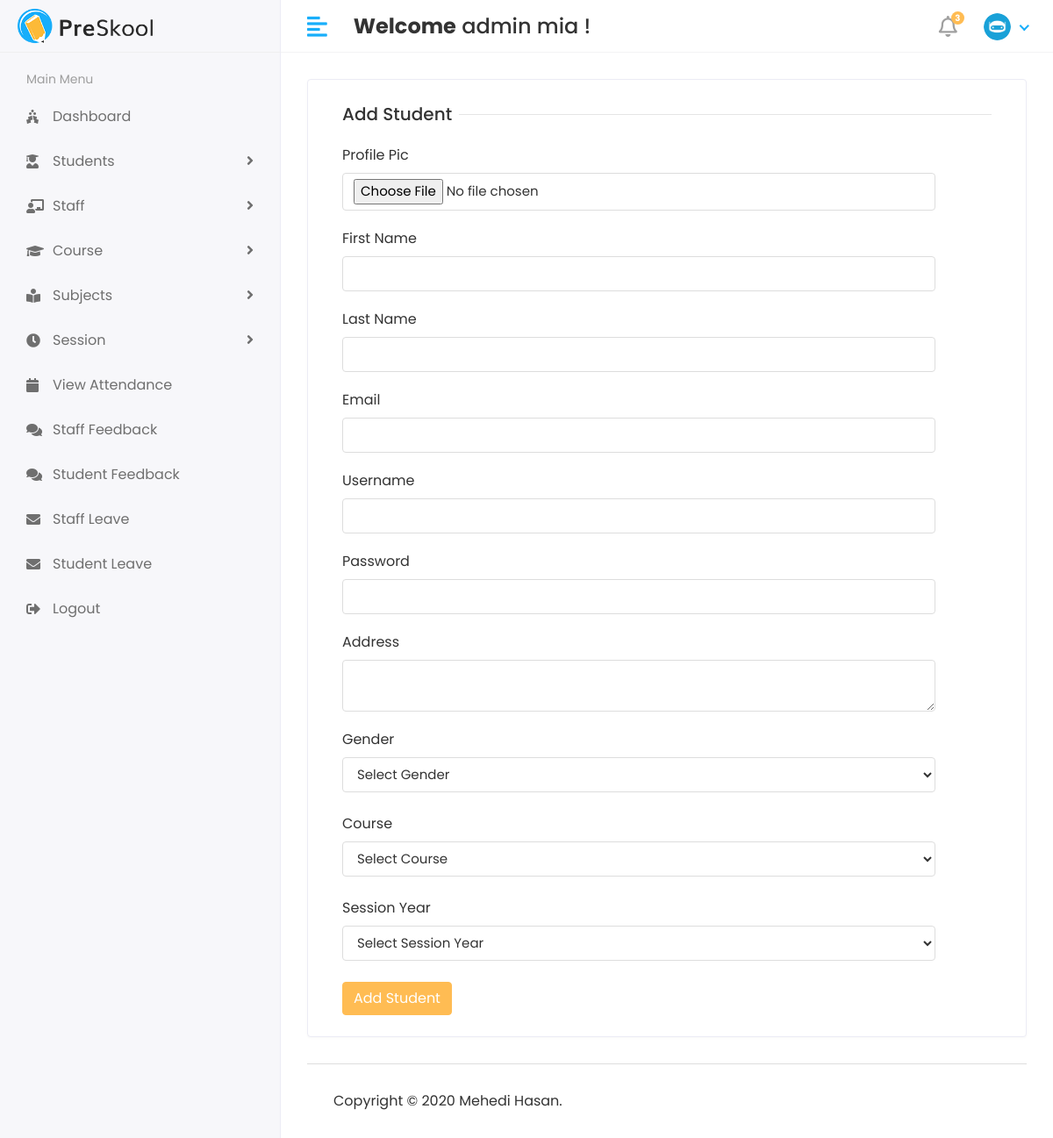
/Hod/Student/Add (signed in), run on the app's committed database.
### app/models.py (models this page shows)
class CustomUser(AbstractUser):
    USER = (
        (1,'HOD'),
        (2, 'STAFF'),
        (3, 'STUDENT'),
    )
    user_type = models.CharField(choices=USER, max_length=50, default=1)
    profile_pic = models.ImageField(upload_to='media/profile_pic')

### student_management_system/Hod_Views.py (the view, shortened to what this page needs)
# urls.py: path('Hod/Student/Add',Hod_Views.ADD_STUDENT,name='add_student'),
@login_required(login_url='/')
def ADD_STUDENT(request):
    course = Course.objects.all()
    session_year = Session_Year.objects.all()
    context = {
        'course':course,
        'session_year':session_year,
    }
    return render(request,'Hod/add_student.html',context)

### templates/Hod/add_student.html (shortened to what this page needs)
{% extends 'base.html' %}
{% block content %}
  <div class="row">
                  <div class="col-sm-12">
                     <div class="card">
                        <div class="card-body">
                           <form method="post" action="{% url 'add_student' %}" enctype="multipart/form-data">
                                 <div class="col-12">
                                    <h5 class="form-title"><span>Add Student</span></h5>
                                 </div>
                                 <div class="col-sm-11">
                                    <div class="form-group">
                                       <label>Profile Pic</label>
                                       <input type="file" class="form-control" name="profile_pic" required>
                                    </div>
                                 </div>
                                 <div class="col-sm-11">
                                    <div class="form-group">
                                       <label>First Name</label>
                                       <input type="text" class="form-control" name="first_name" required>
                                    </div>
                                 </div>
                                 <div class="col-sm-11">
                                    <div class="form-group">
                                       <label>Last Name</label>
                                       <input type="text" class="form-control" name="last_name" required>
                                    </div>
                                 </div>
                               <div class="col-sm-11">
                                    <div class="form-group">
                                       <label>Email</label>
                                       <input type="text" class="form-control" name="email" required>
                                    </div>
                                 </div>
                               <div class="col-sm-11">
                                    <div class="form-group">
                                       <label>Username</label>
                                       <input type="text" class="form-control" name="username" required>
                                    </div>
                                 </div>
                               <div class="col-sm-11">
                                    <div class="form-group">
                                       <label>Password</label>
                                       <input type="password" class="form-control" name="password" required>
                                    </div>
                                 </div>
                               <div class="col-sm-11">
                                    <div class="form-group">
                                        <label>Address</label>
                                        <textarea class="form-control" name="address" required></textarea>
                                    </div>
                                 </div>
                               <div class="col-sm-11">
                                    <label>Gender</label>
                                       <select class="form-control" name="gender" required>
                                          <option>Select Gender</option>
                                       </select>
                                 </div>
                               <br>
                               <div class="col-sm-11">
                                    <label>Course</label>
                                       <select class="form-control" name="course_id" required>
                                          <option>Select Course</option>
                                       </select>
                                 </div>
                              <br>
                               <div class="col-sm-11">
                                    <label>Session Year</label>
                                       <select class="form-control" name="session_year_id" required>
                                          <option>Select Session Year</option>
                                       </select>
                                 </div>
                               <br>
                                 <div class="col-12">
                                    <button type="submit" class="btn btn-primary">Add Student</button>
                                 </div>
                           </form>
                        </div>
                     </div>
                  </div>
               </div>
{% endblock %}

### templates/includes/header.html (shortened to what this page needs)
{% load static %}
<div class="header">
            <div class="header-left">
               <a href="index.html" class="logo">
               <img src="{% static 'assets/img/logo.png' %}" alt="Logo">
               </a>
            </div>
            <a href="javascript:void(0);" id="toggle_btn">
            <i class="fas fa-align-left"></i>
            </a>
            <div class="top-nav-search mt-3">
               <h4><strong>Welcome</strong>&nbsp;<span>{{user.first_name}} {{user.last_name}}</span>&nbsp;!</h4>
            </div>
            <ul class="nav user-menu">
               <li class="nav-item dropdown noti-dropdown">
                  <a href="#" class="dropdown-toggle nav-link" data-toggle="dropdown">
                  <i class="far fa-bell"></i> <span class="badge badge-pill">3</span>
                  </a>
               </li>
               <li class="nav-item dropdown has-arrow">
                  <a href="#" class="dropdown-toggle nav-link" data-toggle="dropdown">
                  {% if user.profile_pic == "" %}
                     <span class="user-img"><img class="rounded-circle" src="{% static 'assets/img/nopic.png' %}" width="31" alt="Ryan Taylor"></span>
                  {% else %}
                  <span class="user-img"><img class="rounded-circle" src="/{{user.profile_pic}}" width="31" alt="Ryan Taylor"></span>
                  {% endif %}
                  </a>
               </li>
            </ul>
</div>

### static/assets/css/style.css (style rules this page uses)
html { height: 100%; }
body { background-color: #fff; color: #333; font-family: 'Poppins', sans-serif; font-size: 1rem; height: 100%; line-height: 1.5; overflow-x: hidden; }
h1, h2, h3, h4, h5, h6 { font-family: 'Poppins', sans-serif; margin-top: 0; }
.form-control { border: 1px solid #ddd; box-shadow: none; color: #333; font-size: 15px; height: 40px; }
a { color: #009ce7; }
input, button, a { transition: all 0.4s ease; -moz-transition: all 0.4s ease; -o-transition: all 0.4s ease; -ms-transition: all 0.4s ease; -webkit-transition: all 0.4s ease; }
input, input:focus, button, button:focus { outline: none; }
input[type="file"] { height: auto; min-height: calc(1.5em + .75rem + 2px); }
input[type=text], input[type=password] { -webkit-appearance: none; -moz-appearance: none; appearance: none; }
textarea.form-control { resize: vertical; }
.form-group { margin-bottom: 1.25rem; }
ul, ol { padding: 0px; list-style: none; }
.btn-primary { background-color: #FFBC53; border: 1px solid #FFBC53; }
.card { border: 1px solid #ececf5; box-shadow: 0 1px 3px 0 rgba(0, 0, 0, 0.03); margin-bottom: 1.875rem; }
.card-body { padding: 1.5rem; }
.header { background-color: #fff; border-bottom: 1px solid #f3f3f4; left: 0; position: fixed; right: 0; top: 0; z-index: 1001; height: 60px; }
.header .header-left { float: left; height: 60px; padding: 0 20px; position: relative; width: 320px; z-index: 1; transition: all 0.2s ease-in-out; background-color: #f7f7fa; border-bottom: 1px solid #efefef; border-right: 1px solid #ececf5; display: flex; align-items: center; }
.header .header-left .logo { display: inline-block; line-height: 60px; }
.header .header-left .logo img { max-height: 40px; width: auto; }
.header .dropdown-toggle:after { display: none; }
.header .has-arrow .dropdown-toggle:after { border-top: 0; border-left: 0; border-bottom: 2px solid #18aefa; border-right: 2px solid #18aefa; content: ''; height: 8px; display: inline-block; pointer-events: none; -webkit-transform-origin: 66% 66%; -ms-transform-origin: 66% 66%; transform-origin: 66% 66%; -webkit-transform: rotate(45deg); -ms-transform: rotate(45deg); transform: rotate(45deg); -webkit-transition: all 0.15s ease-in-out; transition: all 0.15s ease-in-out; width: 8px; vertical-align: 0px; }
.user-menu { float: right; margin: 0; position: relative; z-index: 99; padding-right: 15px; }
.user-menu.nav > li > a { color: #a0a0a0; font-size: 14px; line-height: 58px; padding: 0 15px; height: 60px; }
.user-img { margin-right: 3px; position: relative; }
.top-nav-search { float: left; margin-left: 15px; }
.user-menu.nav > li > a .badge { background-color: #FFBC53; display: block; font-size: 10px; font-weight: bold; height: 15px; width: 15px; position: absolute; right: 7px; top: 13px; color: #fff; padding: 3px; }
.user-menu.nav > li > a > i { font-size: 1.5rem; line-height: 60px; }
.form-title { width: 100%; max-width: 100%; padding: 0; font-size: 1.25rem; font-weight: 500; line-height: inherit; color: #333; white-space: normal; position: relative; display: block; margin-bottom: 20px; }
.form-title:before { content: ""; position: absolute; left: 0px; right: 0px; height: 1px; top: 50%; background-color: rgba(0, 0, 0, 0.1); }
.form-title span { padding: 0px 0.5rem 0 0; background-color: #fff; display: inline-block; z-index: 2; position: relative; }
@media (min-width: 992px) { #toggle_btn { align-items: center; color: #18aefa; display: inline-flex; float: left; font-size: 26px; height: 60px; justify-content: center; margin-left: 15px; padding: 0 15px; } }

### data on the page
CustomUser: first_name "admin", last_name "mia", profile_pic (picture)
